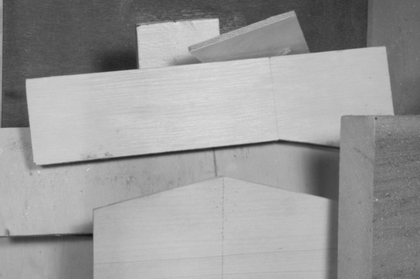
%> input picture LucasKanade/frame10.png, 420 x 279 px, shrunk from 584 x 388 before the run
$ octave Lukas_Kanade.m   (GNU Octave 9; MATLAB toolbox functions it lacks are replaced by stand-ins)
%> lines starting %> are read from the running program, lines starting %| are printed output that depends on the picture
im1 = imread("frame10.png");
%> im1 is the input picture: size 279x420 uint8; min 22, max 220, mean 153.5
im2 = imread("frame11.png");
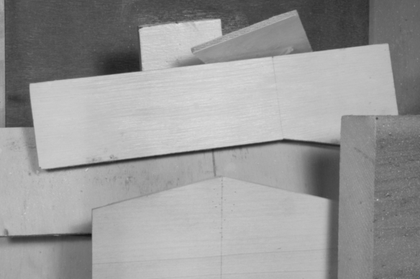
%> input picture LucasKanade/frame11.png, 420 x 279 px, shrunk from 584 x 388 before the run
%> im2 is the input picture: size 279x420 uint8; min 20, max 223, mean 152.7
windowSize = 7;
halfWindow = floor(windowSize/2);


if (size(im1,1) != size(im2,1)) || (size(im1,2) != size(im2,2))
   error('input images are not the same size');
end;

if (size(im1,3)!=1) || (size(im2,3)!=1)
   error('method only works for gray-level images');
end;
row = size(im1,1);
%> row = 279
column = size(im1,2);
%> column = 420
fx = conv2(im1,0.25* [-1 1; -1 1],'same') + conv2(im2, 0.25*[-1 1; -1 1],'same');
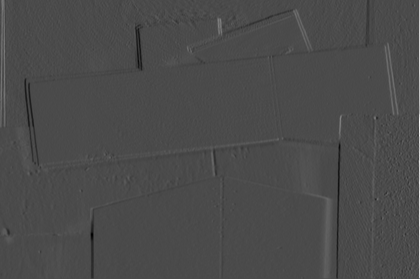
%> fx: size 279x420 double; min -55.5, max 133.2, mean 0.4; drawn with min black and max white
fy = conv2(im1, 0.25*[-1 -1; 1 1],'same') + conv2(im2, 0.25*[-1 -1; 1 1],'same');
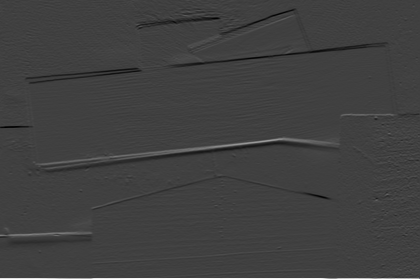
%> fy: size 279x420 double; min -65.75, max 193.5, mean 0.3; drawn with min black and max white
ft = conv2(im1, 0.25*ones(2),'same') + conv2(im2, -0.25*ones(2),'same');
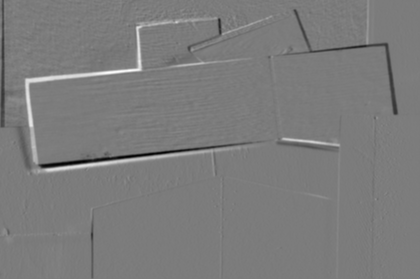
%> ft: size 279x420 double; min -142.5, max 152, mean 0.9; drawn with min black and max white


u = zeros(size(im1));
v = zeros(size(im2));


for i=halfWindow+1:row - halfWindow
	for j=halfWindow+1:column - halfWindow
		temp1 = sum(sum(fx(i - halfWindow : i + halfWindow,j - halfWindow : j + halfWindow).*fx(i - halfWindow : i + halfWindow,j - halfWindow : j + halfWindow)));
		temp2 = sum(sum(fx(i - halfWindow : i + halfWindow,j - halfWindow : j + halfWindow).*fy(i - halfWindow : i + halfWindow,j - halfWindow : j + halfWindow)));
		temp3 = sum(sum(fy(i - halfWindow : i + halfWindow,j - halfWindow : j + halfWindow).*fy(i - halfWindow : i + halfWindow,j - halfWindow : j + halfWindow)));
		coefficients = [temp1 temp2 ; temp2 temp3];
		constants = [-1*sum(sum(fx(i - halfWindow : i + halfWindow,j - halfWindow : j + halfWindow).*ft(i - halfWindow : i + halfWindow,j - halfWindow : j + halfWindow)));-1*sum(sum(fy(i - halfWindow : i + halfWindow,j - halfWindow : j + halfWindow).*fx(i - halfWindow : i + halfWindow,j - halfWindow : j + halfWindow)))];
		U = inv(coefficients) * constants;
		u(i,j) = U(1);
		v(i,j) = U(2);
	end
end
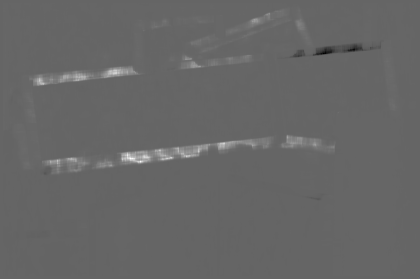
%> u: size 279x420 double; min -163.3, max 245.6, mean 2; drawn with min black and max white
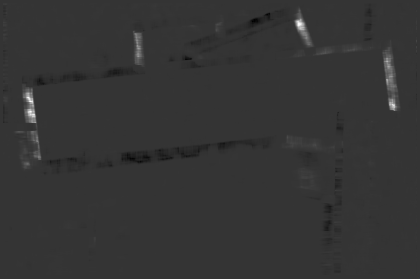
%> v: size 279x420 double; min -29.52, max 113.4, mean 0.2; drawn with min black and max white

u1 = reshape(u,1,row*column);
v1 = reshape(v,1,row*column);
[X,Y] = meshgrid(1:column,1:row);
imshow(im2);
grid on;
hold on;
quiver(X,Y,u1,v1);
%> (this line was passed over: quiver is not available in this run)
size(u1,1)
%> ans = 1
size(u1,2)
%> ans = 117180
size(v1,1)
%> ans = 1
size(v1,2)
%> ans = 117180
size(X,1)
%> ans = 279
size(X,2)
%> ans = 420
size(Y,1)
%> ans = 279
size(Y,2)
%> ans = 420
